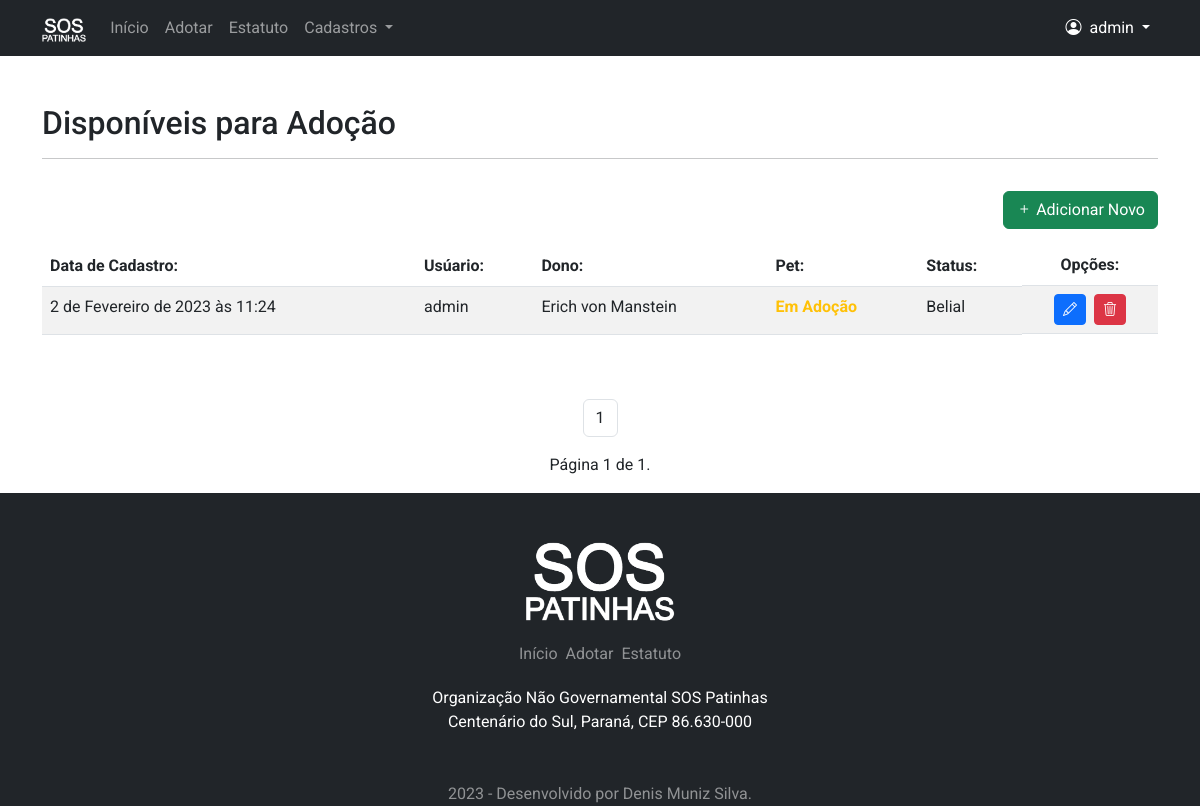
Before: /adocao/lista/ (signed in) with the older database file.
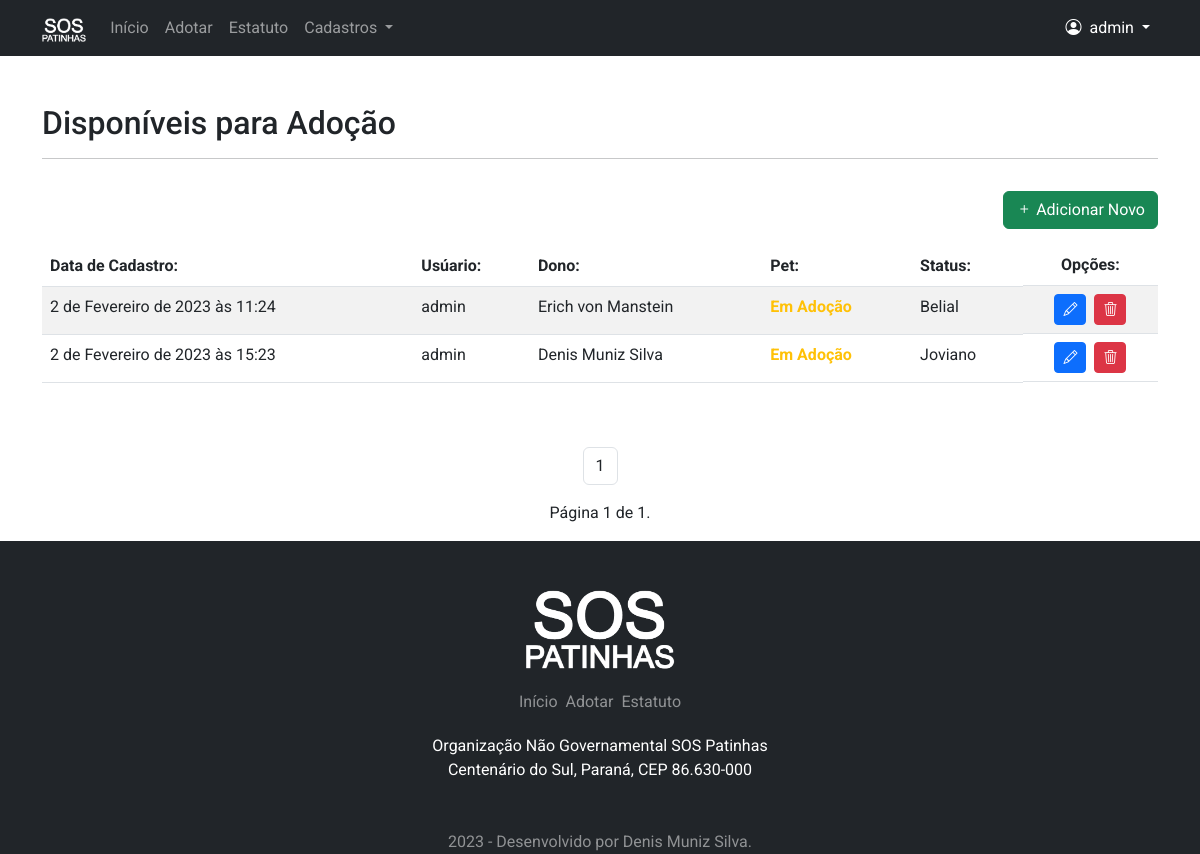
After: the same page with the newer database file.
### pet/models.py (models this page shows, shortened)
class Adocao(models.Model):
    VAR_SEXO = [
        ('Indefinido', 'Indefinido'),
        ('Macho', 'Macho'),
        ('Fêmea', 'Fêmea'),
    ]
    VAR_STATUS = [
        ('d', 'Disponível'),
        ('a', 'Adotado'),
        ('c', 'Adoção Cancelada'),
    ]
    VAR_IDADE = [
        ('Desconhecida', 'Desconhecida'),
        ('01 Mês', '01 Mês'),
        ('02 Mêses', '02 Mêses'),
        ('03 Mêses', '03 Mêses'),
        ('04 Mêses', '04 Mêses'),
        ('05 Mêses', '05 Mêses'),
        ('06 Mêses', '06 Mêses'),
        ('07 Mêses', '07 Mêses'),
        ('08 Mêses', '08 Mêses'),
        ('09 Mêses', '09 Mêses'),
        ('10 Mêses', '10 Mêses'),
        ('11 Mêses', '11 Mêses'),
        ('01 Ano', '01 Ano'),
        ('02 Anos', '02 Anos'),
        ('03 Anos', '03 Anos'),
        ('04 Anos', '04 Anos'),
        ('05 Anos', '05 Anos'),
        ('06 Anos', '06 Anos'),
        ('07 Anos', '07 Anos'),
        ('08 Anos', '08 Anos'),
        ('09 Anos', '09 Anos'),
        ('10 Anos', '10 Anos'),
        ('11 Anos', '11 Anos'),
        ('12 Anos', '12 Anos'),
        ('13 Anos', '13 Anos'),
        ('14 Anos', '14 Anos'),
        ('15 Anos', '15 Anos'),
        ('16 Anos', '16 Anos'),
        ('17 Anos', '17 Anos'),
        ('18 Anos', '18 Anos'),
        ('19 Anos', '19 Anos'),
        ('20 Anos', '20 Anos'),
        ('21 Anos', '21 Anos'),
        ('22 Anos', '22 Anos'),
        ('23 Anos', '23 Anos'),
        ('24 Anos', '24 Anos'),
        ('25 Anos', '25 Anos'),
        ('26 Anos', '26 Anos'),
        ('27 Anos', '27 Anos'),
        ('28 Anos', '28 Anos'),
        ('29 Anos', '29 Anos'),
        ('30 Anos', '30 Anos'),
    ]
    cadastrado_em = models.DateTimeField(auto_now_add=True)
    cadastrado_por = models.ForeignKey(User, on_delete=models.PROTECT, verbose_name='Cadastrante')
    nome_dono = models.CharField(
        max_length=200, verbose_name='Nome Completo do Dono')
    email_1 = models.EmailField(
        max_length=150, verbose_name='E-mail 01', null=True, blank=True)
    email_2 = models.EmailField(
        max_length=150, verbose_name='E-mail 02', null=True, blank=True)
    fone_1 = models.CharField(max_length=15, verbose_name='Fone 01')
    fone_2 = models.CharField(
        max_length=15, verbose_name='Fone 02', null=True, blank=True)
    fone_3 = models.CharField(
        max_length=15, verbose_name='Fone 03', null=True, blank=True)
    obs = models.TextField(
        max_length=2000, verbose_name='Observações', null=True, blank=True)
    cep = models.CharField(
        max_length=8, verbose_name='CEP', null=True, blank=True)
    estado = models.CharField(
        max_length=2, verbose_name='Estado', null=True, blank=True)
    cidade = models.CharField(
        max_length=200, verbose_name='Cidade', null=True, blank=True)
    bairro = models.CharField(
        max_length=200, verbose_name='Bairro', null=True, blank=True)
    endereco = models.CharField(
        max_length=250, verbose_name='Endereço', null=True, blank=True)
    numero = models.IntegerField(
        default=0, verbose_name='Número', null=True, blank=True)
    complemento = models.TextField(
        max_length=2000, verbose_name='Complemento', null=True, blank=True)
    nome_pet = models.CharField(max_length=200, verbose_name='Nome do Pet')
    idade = models.CharField(max_length=15, choices=VAR_IDADE)
    especie = models.ForeignKey(
        Especie, on_delete=models.PROTECT, verbose_name='Especie')
    raca = models.ForeignKey(
        Raca, on_delete=models.PROTECT, verbose_name='Raça')
    sexo = models.CharField(max_length=10, choices=VAR_SEXO)
    qualidades = models.CharField(max_length=2000, verbose_name='Qualidades')
    img = models.ImageField(upload_to='Adocao_fotos/', verbose_name='Foto')
    status = models.CharField(max_length=1, choices=VAR_STATUS)

### pet/views.py (the view)
# urls.py: path('adocao/lista/', PaginaAdotarLista.as_view(), name='lista-pet'),
class PaginaAdotarLista(LoginRequiredMixin, ListView):
    paginate_by = 20
    login_url = reverse_lazy('login')
    model = Adocao
    template_name = 'pet/divulgar_lista.html'

### pet/templates/pet/divulgar_lista.html (shortened to what this page needs)
{% extends 'base.html' %}
{% load static %}
{% block pagina %}
<div class="container py-5">
    <h2>Disponíveis para Adoção</h2>
    <hr>
    <div class="d-flex justify-content-end pt-3">
        <a href="{% url 'added-pet' %}" class="btn btn-success"><i class="bi bi-plus me-1"></i>Adicionar Novo</a>
    </div>
        <div class="table-responsive">
            <table class="table table-striped mt-3">
                <thead>
                    <tr>
                        <th scope="col d-flex">Data de Cadastro:</th>
                        <th scope="col">Usúario:</th>
                        <th scope="col">Dono:</th>
                        <th scope="col">Pet:</th>
                        <th scope="col">Status:</th>
                        <th scope="col" class="d-flex justify-content-center">Opções:</th>
                    </tr>
                </thead>
                <tbody>
                    {% for item in object_list %}
                    <tr>
                        <td>{{item.cadastrado_em}}</td>
                        <td>{{item.cadastrado_por}}</td>
                        <td>{{item.nome_dono}}</td>
                        <td>
                            {% if item.status == 'd' %}
                               <span class="text-warning fw-bold">Em Adoção</span>
                            {% elif item.status == 'c' %}
                                <span class="text-danger fw-bold">Cancelado</span>
                            {% else %}
                                <span class="text-success fw-bold">Adotado</span>
                            {% endif %}
                        </td>
                        <td>{{item.nome_pet}}</td>
                        <td class="d-flex justify-content-center">
                            <a href="{% url 'edit-pet' item.pk %}" class="btn btn-primary btn-sm me-1">
                                <i class="bi bi-pencil"></i></a>
                            <a href="{% url 'delete-pet' item.pk %}" class="btn btn-danger btn-sm ms-1">
                                <i class="bi bi-trash3"></i></a>
                        </td>
                    </tr>
                    {% empty %}
                    <tr>
                        <td colspan="4">Nao existem pets disponíveis para adoção no momento.</td>
                    </tr>
                    {% endfor %}
                </tbody>
            </table>
        </div>
</div>
<nav class="container d-flex justify-content-center">
    <ul class="pagination">
        {% for i in page_obj.paginator.page_range %}
            {% if page_obj.number == i %}
            <li class="page-item">
                <a class="page-link text-dark" href="#">{{ i }} </a>
            </li>
            {% else %}
            <li class="page-item">
                <a class="page-link text-dark" href="?page={{ i }}">{{ i }}</a>
            </li>
            {% endif %}
        {% endfor %}
    </ul>
</nav>
<div class="container text-dark mb-3 text-center">
    Página {{ page_obj.number }} de {{ page_obj.paginator.num_pages }}.
</div>
{% endblock %}

Changed rows visible on the page:
added Adocao: cadastrado_em "2 de Fevereiro de 2023 às 15:23", cadastrado_por "admin", nome_dono "Denis Muniz Silva", status "Em Adoção", nome_pet "Joviano"
